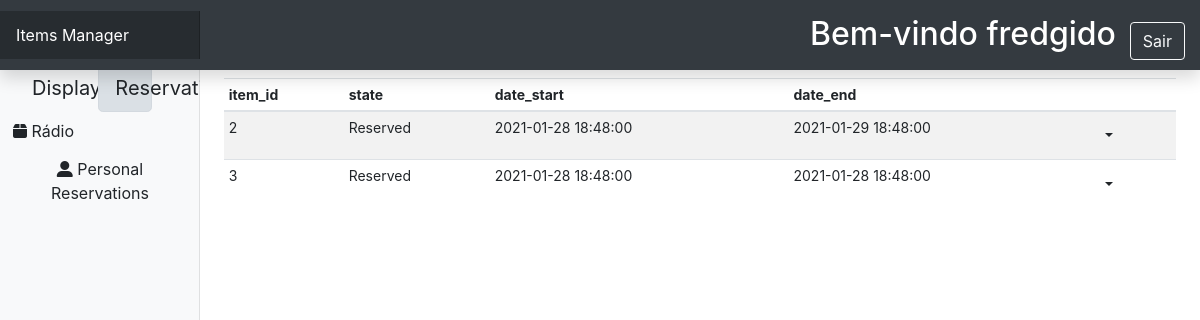
The page /reservation/1 (signed in) on the database its author committed.
### models.py (models this page shows, shortened)
class User(UserMixin, db.Model):
    id = db.Column(db.Integer, primary_key=True)
    username = db.Column(db.String(20), nullable=False)
    phone_nr = db.Column(db.String(20), nullable=False)
    email = db.Column(db.String(50), nullable=False)
    password = db.Column(db.String(50), nullable=False)
    perms = db.Column(db.String(50), nullable=False)

class ItemType(db.Model):
    id = db.Column(db.Integer, primary_key=True)
    item_name = db.Column(db.String(100), nullable=False)
    item_description = db.Column(db.Text)
    items = db.relationship('Item', backref='item_type', lazy=True)

class Reservation(db.Model):
    id = db.Column(db.Integer, primary_key=True)
    item_id = db.Column(db.Integer, db.ForeignKey('item.id'), nullable=False)
    user_id = db.Column(db.Integer)
    state = db.Column(db.String(50), nullable=False)
    date_start = db.Column(db.DateTime, nullable=False)
    date_end = db.Column(db.DateTime, nullable=False)
    date_inserted = db.Column(db.DateTime, nullable=False, default=datetime.utcnow)
    date_updated = db.Column(db.DateTime, onupdate=datetime.utcnow)

### views.py (the view)
@app.route("/reservation/<item_type>")
def reservation(item_type):
    login_form = LoginForm()
    all_item_type = ItemType.query.all()
    item_type_selected = ItemType.query.filter_by(item_name=item_type).all()
    if len(item_type_selected) > 0:
        item_type_selected = item_type_selected[0]
    else:
        item_type_selected = ItemType.query.all()[0]
    reservation_list = Reservation.query.join(Item).filter_by(item_type_id=item_type_selected.id).all()
    return render_template('dashindex.html', item_type_list=all_item_type, item_type_selected=item_type_selected,
                           reservation_list=reservation_list, login=login_form)

### views.py (called while the page is built)
@login_manager.user_loader
def load_user(user_id):
    return User.query.get(user_id)

@app.before_request
def before_request():
    username = session.get('username')
    password = session.get('password')
    if password:
        if users.get(username) and users.get(username).get('password') == password:
            g.user = users.get(username)
        else:
            g.user = {}
    else:
        g.user = {}

### templates/dashindex.html (shortened to what this page needs)
<!DOCTYPE html>
<html lang="en">
<head>
    <link
            rel="stylesheet"
            href="https://cdn.jsdelivr.net/npm/bootstrap@4.5.3/dist/css/bootstrap.min.css"
    />
    <link href="{{ url_for('static', filename='dashboard.css') }}" rel="stylesheet"/>
</head>
<body>
<nav
        class="navbar navbar-dark sticky-top bg-dark flex-md-nowrap p-0 shadow"
>
    <a class="navbar-brand col-md-3 col-lg-2 mr-0 px-3" href="#"
    >Items Manager</a
    >
    <div style="padding: 15px 15px 10px">
        {% if current_user.is_authenticated %}
            <h2 id="user-greeting">Bem-vindo {{ current_user.username }}</h2>
            <a id="logoutBtn" class="btn btn-outline-light" role="button" href="{{ url_for('logout') }}">Sair</a>
        {% endif %}
    </div>
</nav>
<div class="container-fluid">
    <div class="row">
        <nav
                id="sidebarMenu"
                class="col-md-3 col-lg-2 d-md-block bg-light sidebar collapse"
        >
            <div class="sidebar-sticky pt-3">
                <ul class="nav flex-column">
                    <div
                            class="dispres container btn-group bt-group-lg"
                            role="group"
                            aria-label="Button group"
                    >
                        <div class="row">
                            {% if item_display_list %}
                            <li class="display col-md-5">
                                <a
                                        class="btn btn-light btn-block btn-lg active"
                                        href="{{ url_for('display', item_type=item_type_list.item_name)}}"
                                        role="button"
                                >
                                    Display
                                </a>
                            </li>
                            {% else %}
                            <li class="display col-md-5">
                                <a
                                        class="btn btn-light btn-block btn-lg"
                                        href="{{ url_for('display', item_type=item_type_list.item_name)}}"
                                        role="button"
                                >
                                    Display
                                </a>
                            </li>
                            {% endif %} {% if reservation_list %}
                            <li class="resevation col-md-5">
                                <a
                                        class="btn btn-light btn-lg btn-block active"
                                        href="{{ url_for('reservation', item_type=item_type_list.item_name)}}"
                                        role="button"
                                >
                                    Reservation
                                </a>
                            </li>
                            {% endif %}
                        </div>
                    </div>
                    {% for item_type in item_type_list -%}
                    <li class="nav-item">
                        <a
                                class="btn"
                                href="{% if reservation_list  %}
                        {{ url_for('reservation', item_type=item_type.item_name)}}
                        {% endif %}"
                                role="button"
                        >
                            <i class='fas fa-box'></i>
                            {{ item_type.item_name }}
                        </a>
                    </li>
                    {%- endfor %}
                    <div>
                        <li>
                            <a class="btn" href="/reservation/personal" role="button" style="float: bottom">
                                <i class='fas fa-user-alt'></i>
                                Personal Reservations
                            </a>
                        </li>
                    </div>
                </ul>
            </div>
        </nav>
        <main role="main" class="col-md-9 ml-sm-auto col-lg-10 px-md-4">
            <div class="table-responsive">
                <table class="table table-striped table-sm">
                    <thead>
                    <tr>
                         {% if reservation_list %}
                        <th>item_id</th>
                        <th>state</th>
                        <th>date_start</th>
                        <th>date_end</th>
                        <th> </th>
                        {% endif %}
                    </tr>
                    </thead>
                    <tbody>
                     {% if reservation_list %} {% for
                    reservation in reservation_list %}
                    <tr>
                        <td>{{reservation.item_id}}</td>
                        <td>{{reservation.state}}</td>
                        <td>{{reservation.date_start}}</td>
                        <td>{{reservation.date_end}}</td>
                        <td>
                            <div class="dropdown">
                                <button type="button" class="btn dropdown-toggle" data-toggle="dropdown"></button>
                            </div>
                        </td>
                    </tr>
                    {% endfor %} {% endif %}
                    </tbody>
                </table>
            </div>
        </main>
    </div>
</div>
</body>
</html>

### static/dashboard.css (style rules this page uses)
body { font-size: .875rem; }
.sidebar { position: fixed; top: 0; bottom: 0; left: 0; z-index: 100; padding: 48px 0 0; box-shadow: inset -1px 0 0 rgba(0, 0, 0, .1); }
.sidebar-sticky { position: relative; top: 0; height: calc(100vh - 48px); padding-top: .5rem; overflow-x: hidden; overflow-y: auto; }
.sidebar-sticky { position: -webkit-sticky; position: sticky; }
.navbar-brand { padding-top: .75rem; padding-bottom: .75rem; font-size: 1rem; background-color: rgba(0, 0, 0, .25); box-shadow: inset -1px 0 0 rgba(0, 0, 0, .25); }
#user-greeting { color: #fff; display: inline-block; margin: auto 0; padding-right: 10px; }

### rows shown on the page
User: username "fredgido"
ItemType: item_name "Rádio"
Reservation: item_id "2", state "Reserved", date_start "2021-01-28 18:48:00", date_end "2021-01-29 18:48:00"
Reservation: item_id "3", state "Reserved", date_start "2021-01-28 18:48:00", date_end "2021-01-28 18:48:00"
